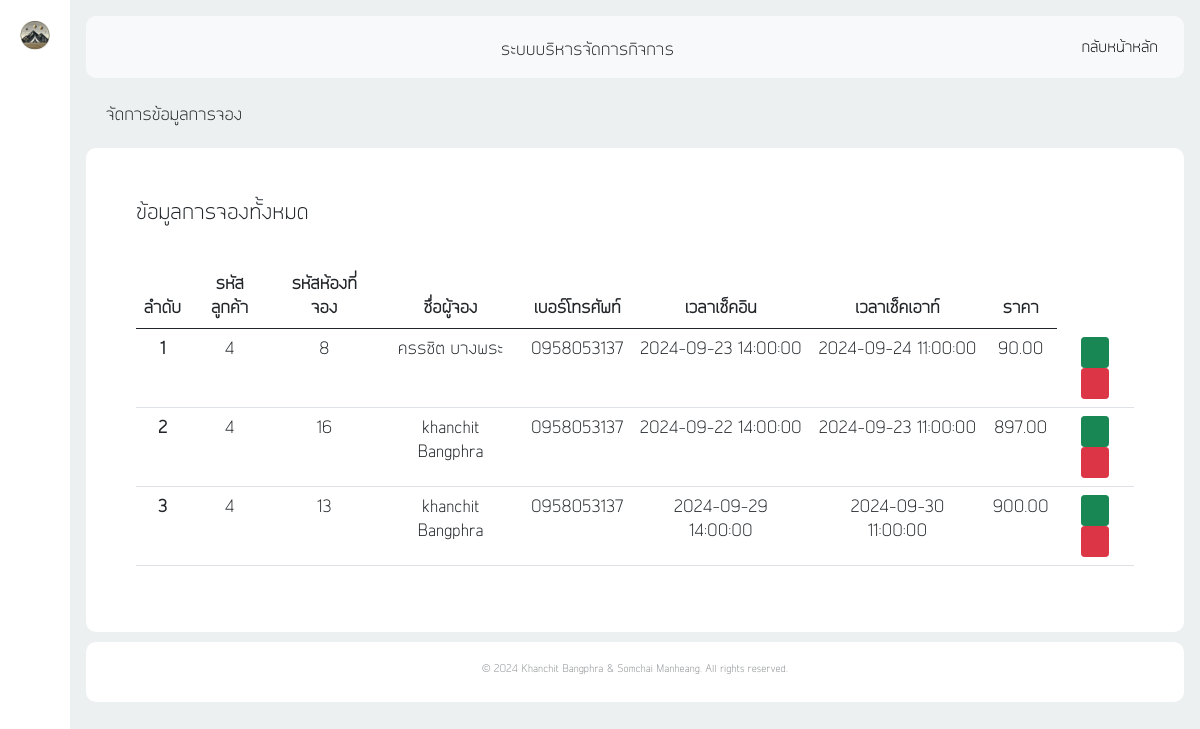
Before: /backend/dashboard.php?page=booking-data (signed in) with the older database file.
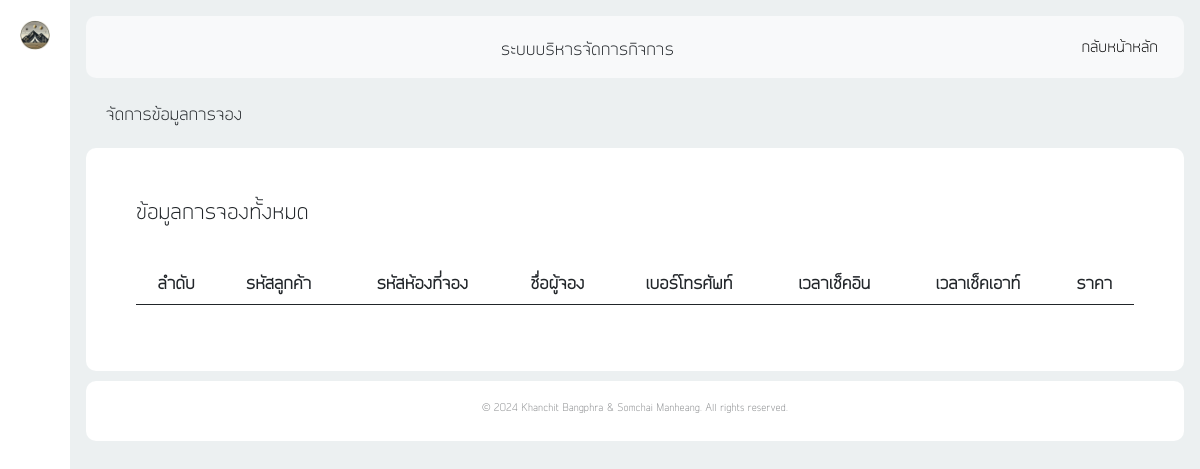
After: the same page with the newer database file.
### tables this page shows
CREATE TABLE `booking` (
  `bookID` smallint(5) UNSIGNED ZEROFILL NOT NULL,
  `bookName` varchar(100) NOT NULL,
  `bookTel` varchar(10) NOT NULL,
  `bookDateStart` datetime NOT NULL,
  `bookDateEnd` datetime NOT NULL,
  `bookPrice` decimal(8,2) NOT NULL,
  `bookDate` datetime NOT NULL,
  `bookDetail` varchar(500) NOT NULL,
  `bookConfirm` tinyint(1) NOT NULL,
  `bookStatus` tinyint(1) NOT NULL,
  `bookCancel` tinyint(1) NOT NULL,
  `userID` smallint(5) UNSIGNED ZEROFILL NOT NULL,
  `pmtID` tinyint(5) UNSIGNED ZEROFILL NOT NULL,
  `roomID` smallint(5) UNSIGNED ZEROFILL DEFAULT NULL,
  `serviceID` smallint(5) UNSIGNED ZEROFILL DEFAULT NULL,
  `bookType` tinyint(1) NOT NULL
);

### backend/booking_data/booking.php (the view, shortened to what this page needs)
<?php
$users = $db_con->query("SELECT * FROM booking");
$usersArray = $users->fetchAll(PDO::FETCH_ASSOC);
?>
<p style="font-size: 16px; padding: 5px 20px;">จัดการข้อมูลการจอง</p>
<div id="user-table" style="align-items: center;background-color: white; border-radius: 10px; padding: 50px;">
    <div class="d-flex justify-content-between">
        <p style="font-size: 20px;">ข้อมูลการจองทั้งหมด</p>
    </div>
    <div class="text-center">
        <table class="table" style="margin-top: 20px; font-size: 16px;">
            <thead>
                <tr>
                    <th scope="col">ลำดับ</th>
                    <th scope="col">รหัสลูกค้า</th>
                    <th scope="col">รหัสห้องที่จอง</th>
                    <th scope="col">ชื่อผู้จอง</th>
                    <th scope="col">เบอร์โทรศัพท์</th>
                    <th scope="col">เวลาเช็คอิน</th>
                    <th scope="col">เวลาเช็คเอาท์</th>
                    <th scope="col">ราคา</th>
                </tr>
            </thead>
            <tbody>
                <?php foreach ($usersArray as $index => $book) : ?>
                <tr>
                    <th scope="row"><?php echo $index + 1; ?></th>
                    <td><?php echo htmlspecialchars($book['userID']); ?></td>
                    <td><?php echo htmlspecialchars($book['roomID']); ?></td>
                    <td><?php echo htmlspecialchars($book['bookName']); ?></td>
                    <td><?php echo htmlspecialchars($book['bookTel']); ?></td>
                    <td><?php echo htmlspecialchars($book['bookDateStart']); ?></td>
                    <td><?php echo htmlspecialchars($book['bookDateEnd']); ?></td>
                    <td><?php echo htmlspecialchars($book['bookPrice']); ?></td>
                    <td>
                        <button onclick="select_book({
                            bookID: '<?php echo addslashes($book['bookID']); ?>',
                            userID: '<?php echo addslashes($book['userID']); ?>',
                            roomID: '<?php echo addslashes($book['roomID']); ?>',
                            bookName: '<?php echo addslashes($book['bookName']); ?>',
                            bookTel: '<?php echo addslashes($book['bookTel']); ?>',
                            bookDateStart: '<?php echo addslashes($book['bookDateStart']); ?>',
                            bookDateEnd: '<?php echo addslashes($book['bookDateEnd']); ?>',
                            bookPrice: '<?php echo addslashes($book['bookPrice']); ?>',
                            bookDate: '<?php echo addslashes($book['bookDate']); ?>',
                            bookDetail: '<?php echo addslashes($book['bookDetail']); ?>',
                            bookConfirm: '<?php echo addslashes($book['bookConfirm']); ?>',
                            bookStatus: '<?php echo addslashes($book['bookStatus']); ?>',
                            bookCancel: '<?php echo addslashes($book['bookCancel']); ?>',
                            serviceID: '<?php echo addslashes($book['serviceID']); ?>',
                            pmtID: '<?php echo addslashes($book['pmtID']); ?>'
                            })" class="btn btn-success btn-sm">
                            <i class="lni lni-eye" style="padding: 5px;"></i>
                        </button>
                        <button onclick="delete_book('<?php echo str_pad($book['bookID'], 5, "0", STR_PAD_LEFT); ?>')" class="btn btn-danger btn-sm">
                            <i class="lni lni-trash-can" style="padding: 5px;"></i>
                        </button>
                    </td>
                </tr>
                <?php endforeach; ?>
            </tbody>
        </table>
    </div>
</div>

Changed rows visible on the page:
removed booking: userID "4", roomID "8", bookName "ครรชิต บางพระ", bookTel "0958053137", bookDateStart "2024-09-23 14:00:00", bookDateEnd "2024-09-24 11:00:00", bookPrice "90.00"
removed booking: userID "4", roomID "16", bookName "khanchit Bangphra", bookTel "0958053137", bookDateStart "2024-09-22 14:00:00", bookDateEnd "2024-09-23 11:00:00", bookPrice "897.00"
removed booking: userID "4", roomID "13", bookName "khanchit Bangphra", bookTel "0958053137", bookDateStart "2024-09-29 14:00:00", bookDateEnd "2024-09-30 11:00:00", bookPrice "900.00"
